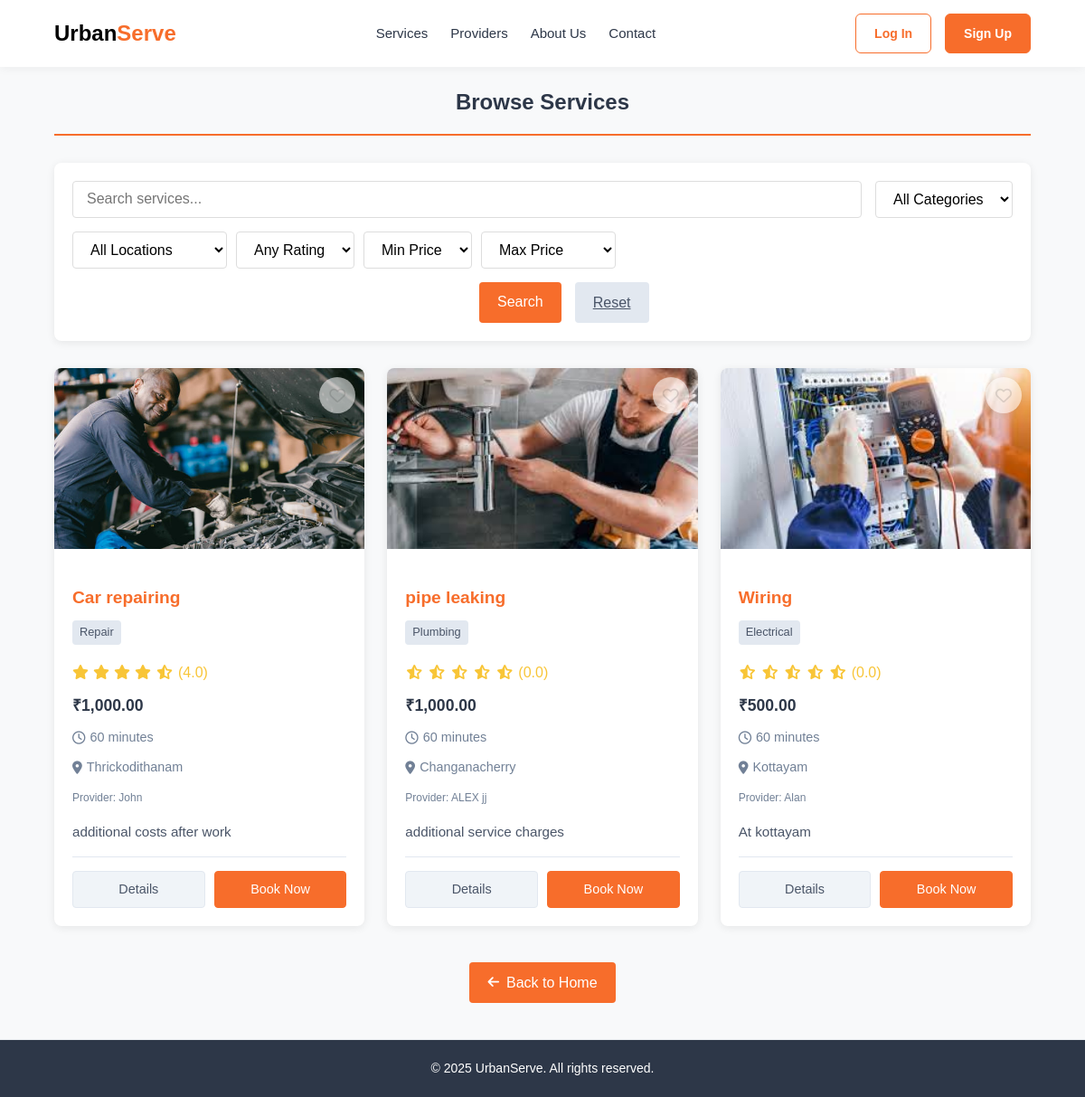
/services.php, run on the app's committed database.
### tables this page shows
CREATE TABLE `services` (
  `id` int(11) NOT NULL,
  `name` varchar(100) NOT NULL,
  `category_id` int(11) NOT NULL,
  `description` text NOT NULL,
  `base_price` decimal(10,2) NOT NULL,
  `duration_minutes` int(11) NOT NULL,
  `image` varchar(255) DEFAULT NULL,
  `created_at` timestamp NOT NULL DEFAULT current_timestamp()
);

CREATE TABLE `service_categories` (
  `id` int(11) NOT NULL,
  `name` varchar(50) NOT NULL,
  `description` text DEFAULT NULL,
  `icon` varchar(50) DEFAULT NULL
);

### services.php (the view, shortened to what this page needs)
<?php
include 'db.php';
$favorite_services = [];
$search = isset($_GET['search']) ? trim($_GET['search']) : '';
$page = isset($_GET['page']) ? max(1, intval($_GET['page'])) : 1;
$per_page = 12;
$sql = "
    SELECT
        s.id,
        s.name,
        s.description,
        s.base_price,
        s.duration_minutes,
        s.image,
        sc.name AS category_name,
        GROUP_CONCAT(DISTINCT p.location SEPARATOR ', ') AS locations,
        (
            SELECT GROUP_CONCAT(DISTINCT u.name SEPARATOR ', ')
            FROM provider_services ps
            JOIN users u ON ps.provider_id = u.id
            WHERE ps.service_id = s.id
        ) AS providers,
        (
            SELECT COUNT(DISTINCT ps.provider_id)
            FROM provider_services ps
            WHERE ps.service_id = s.id
        ) AS provider_count,
        (
            SELECT MIN(ps.price)
            FROM provider_services ps
            WHERE ps.service_id = s.id
        ) AS min_price,
        (
            SELECT MAX(ps.price)
            FROM provider_services ps
            WHERE ps.service_id = s.id
        ) AS max_price,
        (
            SELECT AVG(r.rating)
            FROM provider_services ps
            JOIN reviews r ON ps.provider_id = r.provider_id
            WHERE ps.service_id = s.id
        ) AS avg_rating,
        (
            SELECT image_url
            FROM service_images si
            WHERE si.service_id = s.id
            LIMIT 1
        ) AS featured_image
    FROM services s
    JOIN service_categories sc ON s.category_id = sc.id
    JOIN provider_services ps ON s.id = ps.service_id
    JOIN users u ON ps.provider_id = u.id
    JOIN providers p ON u.id = p.user_id
    WHERE p.is_verified = 1
";
$sql .= " GROUP BY s.id";
$offset = ($page - 1) * $per_page;
$sql .= " ORDER BY avg_rating DESC, s.name ASC LIMIT $offset, $per_page";
$query = $conn->query($sql);
$services = $query ? $query->fetch_all(MYSQLI_ASSOC) : [];
?>
<!DOCTYPE html>
<html lang="en">
<head>
    <link rel="stylesheet" href="https://cdnjs.cloudflare.com/ajax/libs/font-awesome/6.4.0/css/all.min.css" />
</head>
<body>
<?php include 'header.php'; ?>
    <div class="container">
        <h2>Browse Services</h2>
        <div class="search-container">
            <form method="GET" class="search-form">
                <input type="text" name="search" class="search-input"
                       placeholder="Search services..." value="<?= htmlspecialchars($search) ?>">
                <select name="category" class="category-select">
                    <option value="">All Categories</option>
                </select>
                <div class="filter-group">
                    <select name="location" class="location-select">
                        <option value="">All Locations</option>
                    </select>
                    <select name="min_rating" class="rating-select">
                        <option value="0">Any Rating</option>
                    </select>
                    <select name="min_price" class="price-select">
                        <option value="0">Min Price</option>
                    </select>
                    <select name="max_price" class="price-select">
                        <option value="0">Max Price</option>
                    </select>
                </div>
                <button type="submit" class="search-button">Search</button>
                <a href="services.php" class="reset-button">Reset</a>
            </form>
        </div>
        <div class="services-list">
            <?php if (count($services) > 0): ?>
                <?php foreach ($services as $service):
                    $imagePath = $service['featured_image'] ?: ($service['image'] ?: 'images/services/default.jpg');
                    $is_favorite = in_array($service['id'], $favorite_services);
                    $fav_action = $is_favorite ? 'remove' : 'add';
                ?>
                    <div class="service-card">
                        <div class="service-image-container">
                            <img src="<?= htmlspecialchars($imagePath) ?>"
                                 alt="<?= htmlspecialchars($service['name']) ?>"
                                 class="service-image"
                                 onerror="this.src='images/services/default.jpg'">
                            <?php if (isset($_SESSION['user']) && in_array($_SESSION['user']['role'], ['customer', 'provider', 'admin'])): ?>
                                <a href="services.php?<?= http_build_query(array_merge($_GET, ['fav' => $fav_action, 'type' => 'service', 'id' => $service['id']])) ?>"
                                   class="favorite-btn <?= $is_favorite ? 'active' : '' ?>"
                                   title="<?= $is_favorite ? 'Remove from favorites' : 'Add to favorites' ?>">
                                    <i class="<?= $is_favorite ? 'fas' : 'far' ?> fa-heart"></i>
                                </a>
                            <?php else: ?>
                                <button class="favorite-btn" disabled title="Login to add favorites">
                                    <i class="far fa-heart"></i>
                                </button>
                            <?php endif; ?>
                        </div>
                        <div class="service-info">
                            <h3 class="service-name"><?= htmlspecialchars($service['name']) ?></h3>
                            <span class="service-category"><?= htmlspecialchars($service['category_name']) ?></span>
                            <div class="service-rating">
                            <?php if ($service['avg_rating'] > 0): ?>
                                    <?php for ($i = 1; $i <= 5; $i++): ?>
                                        <i class="fas fa-star<?= $i <= round($service['avg_rating']) ? '' : '-half-alt' ?>"></i>
                                    <?php endfor; ?>
                                    <span>(<?= number_format($service['avg_rating'], 1) ?>)</span>
                       <?php else: ?>
                                    <?php for ($i = 1; $i <= 5; $i++): ?>
                                        <i class="fas fa-star<?= $i <= round($service['avg_rating']) ? '' : '-half-alt' ?>"></i>
                                    <?php endfor; ?>
                                    <span>(<?= number_format($service['avg_rating'], 1) ?>)</span>
                            <?php endif; ?>
                                     </div>
                            <div class="service-price">
                                <?php if ($service['provider_count'] > 1): ?>
                                    <span>From ₹<?= number_format($service['min_price'], 2) ?></span>
                                    <small>(Base: ₹<?= number_format($service['base_price'], 2) ?>)</small>
                                <?php else: ?>
                                    <span>₹<?= number_format($service['base_price'], 2) ?></span>
                                <?php endif; ?>
                            </div>
                            <div class="service-duration">
                                <i class="far fa-clock"></i> <?= $service['duration_minutes'] ?> minutes
                            </div>
                            <?php if (!empty($service['locations'])): ?>
                                <div class="service-location">
                                    <i class="fas fa-map-marker-alt"></i> <?= htmlspecialchars($service['locations']) ?>
                                </div>
                            <?php endif; ?>
                            <?php if (!empty($service['providers'])): ?>
                                <div class="service-providers">
                                    <small>
                                        <?php if ($service['provider_count'] > 1): ?>
                                            <?= $service['provider_count'] ?> providers available
                                        <?php else: ?>
                                            Provider: <?= htmlspecialchars($service['providers']) ?>
                                        <?php endif; ?>
                                    </small>
                                </div>
                            <?php endif; ?>
                            <p class="service-description"><?= htmlspecialchars($service['description']) ?></p>
                            <div class="action-links">
                                <a href="service_detail.php?id=<?= $service['id'] ?>">Details</a>
                                <a href="book_service.php?service_id=<?= $service['id'] ?>">Book Now</a>
                            </div>
                        </div>
                    </div>
                <?php endforeach; ?>
            <?php endif; ?>
        </div>
        <div class="back-link-container">
            <a href="index.php" class="back-link">
                <i class="fas fa-arrow-left"></i> Back to Home
            </a>
        </div>
    </div>
<?php include 'footer.php'; ?>
</body>
</html>

### header.php (shortened to what this page needs)
<!DOCTYPE html>
<html lang="en">
<head>
</head>
<body>
    <header class="header">
        <div class="container">
            <nav class="navbar">
                <a href="index.php" class="logo">Urban<span>Serve</span></a>
                <div class="nav-links">
                    <a href="services.php">Services</a>
                    <a href="providers.php">Providers</a>
                    <a href="about.php">About Us</a>
                    <a href="contact.php">Contact</a>
                </div>
                <div class="auth-buttons">
                    <?php if (isset($_SESSION['user'])): ?>
                        <span>Hi, <?= htmlspecialchars($_SESSION['user']['name']) ?></span>
                        <a href="logout.php" class="btn btn-outline">Logout</a>
                    <?php else: ?>
                        <a href="login.php" class="btn btn-outline">Log In</a>
                        <a href="register.php" class="btn btn-primary">Sign Up</a>
                    <?php endif; ?>
                </div>
            </nav>
        </div>
    </header>

### footer.php (shortened to what this page needs)
<footer class="footer">
    <div class="container">
        &copy; <?php echo date('Y'); ?> UrbanServe. All rights reserved.
    </div>
</footer>

### services.php (style rules this page uses)
body { font-family: 'Arial', sans-serif; line-height: 1.6; color: #333; background-color: #f8f9fa; margin: 0; }
.container { max-width: 1200px; margin: 0 auto; }
h2 { color: #2d3748; text-align: center; margin-bottom: 30px; padding-bottom: 15px; border-bottom: 2px solid #f76d2b; }
.search-container { background: white; padding: 20px; border-radius: 8px; box-shadow: 0 2px 10px rgba(0,0,0,0.08); margin-bottom: 30px; }
.search-form { display: flex; gap: 15px; flex-wrap: wrap; }
.search-input { flex: 1; min-width: 250px; padding: 10px 15px; border: 1px solid #ddd; border-radius: 4px; font-size: 16px; }
.category-select, .location-select, .rating-select, .price-select { padding: 10px 15px; border: 1px solid #ddd; border-radius: 4px; font-size: 16px; background: white; }
.price-select { min-width: 120px; }
.filter-group { display: flex; gap: 10px; }
.search-button { padding: 10px 20px; background-color: #f76d2b; color: white; border: none; border-radius: 4px; font-size: 16px; cursor: pointer; transition: background-color 0.3s; margin-left: 450px; }
.reset-button { padding: 10px 20px; background-color: #e2e8f0; color: #4a5568; border: none; border-radius: 4px; font-size: 16px; cursor: pointer; transition: background-color 0.3s; }
.services-list { display: grid; grid-template-columns: repeat(auto-fill, minmax(300px, 1fr)); gap: 25px; margin-bottom: 40px; }
.service-card { background: white; border-radius: 8px; overflow: hidden; box-shadow: 0 2px 10px rgba(0,0,0,0.08); transition: transform 0.3s ease, box-shadow 0.3s ease; position: relative; }
.service-image-container { height: 200px; position: relative; overflow: hidden; }
.service-image { width: 100%; height: 100%; object-fit: cover; }
.service-info { padding: 20px; }
.service-name { color: #f76d2b; font-size: 1.2rem; margin-bottom: 8px; }
.service-category { display: inline-block; background: #e2e8f0; color: #4a5568; padding: 3px 8px; border-radius: 4px; font-size: 0.8rem; margin-bottom: 10px; }
.service-rating { display: flex; align-items: center; gap: 5px; margin: 8px 0; color: #f8c537; }
.service-price { font-weight: bold; color: #2d3748; margin: 10px 0; font-size: 1.1rem; }
.service-duration { color: #718096; font-size: 0.9rem; margin-bottom: 10px; display: flex; align-items: center; gap: 5px; }
.service-location { color: #718096; font-size: 0.9rem; margin-bottom: 10px; display: flex; align-items: center; gap: 5px; }
.service-providers { color: #718096; font-size: 0.9rem; margin-bottom: 10px; }
.service-description { color: #4a5568; font-size: 0.95rem; margin-bottom: 15px; line-height: 1.5; }
.action-links { border-top: 1px solid #e2e8f0; padding-top: 15px; display: flex; gap: 10px; }
.action-links a { flex: 1; text-align: center; padding: 8px 15px; border-radius: 4px; font-size: 0.9rem; text-decoration: none; transition: all 0.2s; }
.action-links a:first-child { background-color: #f0f4f8; color: #4a5568; border: 1px solid #e2e8f0; }
.action-links a:last-child { background-color: #f76d2b; color: white; border: 1px solid #f76d2b; }
.back-link-container { text-align: center; margin-top: 30px; }
.back-link { display: inline-flex; align-items: center; gap: 8px; padding: 10px 20px; background-color: #f76d2b; color: white; text-decoration: none; border-radius: 4px; font-weight: 500; transition: background-color 0.3s; }
.back-link i { font-size: 0.9rem; }
.favorite-btn { position: absolute; top: 10px; right: 10px; background: rgba(255, 255, 255, 0.9); border: none; border-radius: 50%; width: 40px; height: 40px; display: flex; align-items: center; justify-content: center; color: #ccc; cursor: pointer; font-size: 18px; transition: all 0.3s ease; box-shadow: 0 2px 8px rgba(0,0,0,0.15); z-index: 10; text-decoration: none; }
.favorite-btn:disabled { cursor: not-allowed; opacity: 0.6; }

### footer.php (style rules this page uses)
.footer { background-color: var(--secondary); color: white; padding: 20px 0; text-align: center; font-size: 14px; border-top: 1px solid #e9ecef; margin-top: 40px; }

### data on the page
services: shows a picture, name "Car repairing", category.name "Repair", avg_rating "4.0", base_price "1,000.00", duration_minutes "60", locations "Thrickodithanam", providers "John", description "additional costs after work"
services: shows a picture, name "pipe leaking", category.name "Plumbing", avg_rating "0.0", base_price "1,000.00", duration_minutes "60", locations "Changanacherry", providers "ALEX jj", description "additional service charges"
services: shows a picture, name "Wiring", category.name "Electrical", avg_rating "0.0", base_price "500.00", duration_minutes "60", locations "Kottayam", providers "Alan", description "At kottayam"
